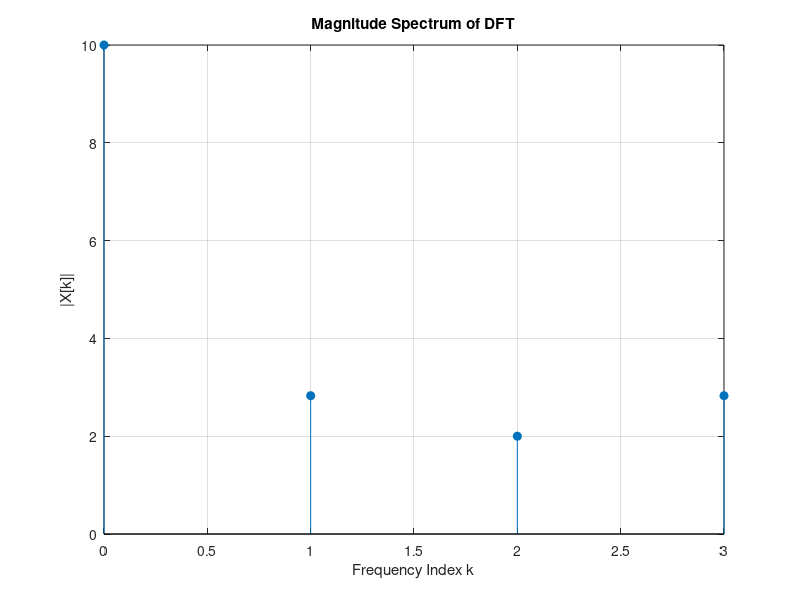

The MATLAB script that drew this image:
clc;
clear;
close all;

% Input sequence
x = [1 2 3 4];

N = length(x);

% DFT calculation
X = zeros(1, N);

for k = 0:N-1

    for n = 0:N-1

        X(k+1) = X(k+1) + ...
            x(n+1) * exp(-1i * 2*pi*k*n/N);

    end

end

% IDFT calculation
x_idft = zeros(1, N);

for n = 0:N-1

    for k = 0:N-1

        x_idft(n+1) = x_idft(n+1) + ...
            X(k+1) * exp(1i * 2*pi*k*n/N);

    end

    x_idft(n+1) = x_idft(n+1) / N;

end

% Display results
disp('Original sequence:');
disp(x);

disp('DFT:');
disp(X);

disp('IDFT:');
disp(x_idft);

% Plot magnitude spectrum
figure;
stem(0:N-1, abs(X), 'filled');
grid on;
xlabel('Frequency Index k');
ylabel('|X[k]|');
title('Magnitude Spectrum of DFT');
